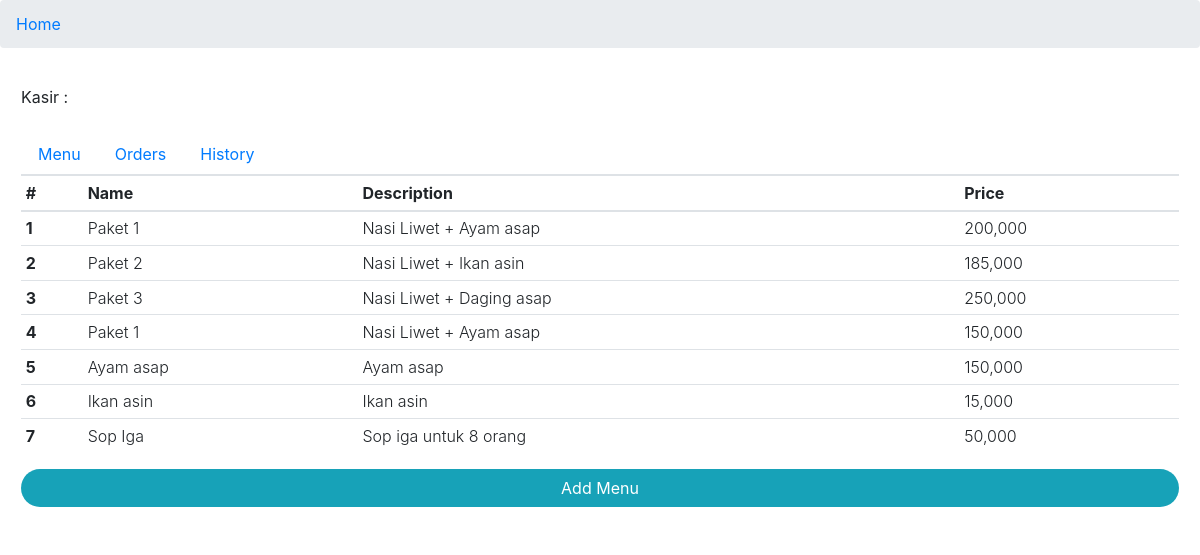
The app's page /, older data.
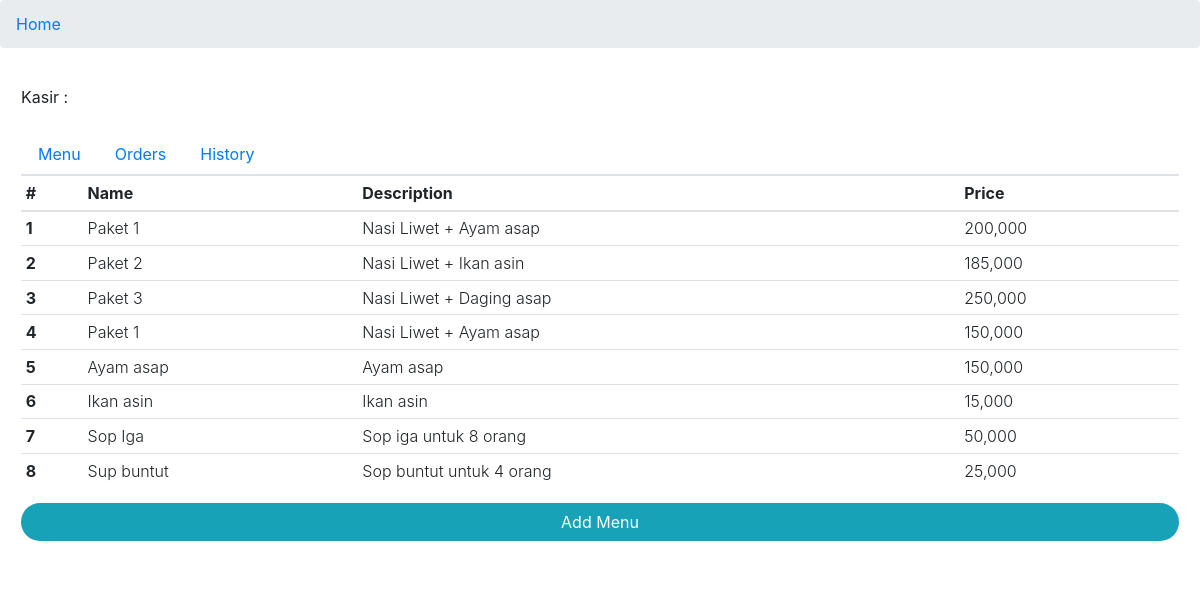
The same page, newer data.
### account/models.py (models this page shows, shortened)
class Menu(models.Model):
    user = models.ForeignKey(User, on_delete=models.CASCADE, related_name='pakets')
    nama = models.CharField(max_length=255)
    deskripsi = models.CharField(max_length=1000)
    harga = models.IntegerField(default=0)
    pub_date = models.DateTimeField(auto_now_add=True)
    class Meta:
        db_table = 'menu'

### account/views.py (the view)
# urls.py: path('', home_view,name='index'),
def home_view(request):
    daftar_menu = Menu.objects.all()
    daftar_penjualan = Penjualan.objects.all().order_by('lunas')
    return render(request, 'account/index.html', {'daftar_menu':daftar_menu,'daftar_penjualan':daftar_penjualan})

### account/templates/account/index.html (shortened to what this page needs)
{% extends 'base.html' %}
{% load humanize %}
{% block container %}
<div class="float-left">Kasir : <strong>{{user.username|upper}}</strong></div>
<br>
<br>
<ul class="nav nav-tabs" id="myTab" role="tablist">
  <li class="nav-item">
    <a class="nav-link " id="home-tab" data-toggle="tab" href="#home" role="tab" aria-controls="home"
      aria-selected="true">Menu</a>
  </li>
  <li class="nav-item">
    <a class="nav-link" id="profile-tab" data-toggle="tab" href="#profile" role="tab" aria-controls="profile"
      aria-selected="false">Orders</a>
  </li>
  <li class="nav-item">
    <a class="nav-link" id="history-tab" data-toggle="tab" href="#history" role="tab" aria-controls="history"
      aria-selected="false">History</a>
  </li>
</ul>
<div class="tab-content" id="myTabContent">
  <div class="tab-pane fade show active" id="home" role="tabpanel" aria-labelledby="home-tab">
    <table class="table table-sm font-weight-light">
      <thead>
        <tr>
          <th>#</th>
          <th>Name</th>
          <th>Description</th>
          <th>Price</th>
        </tr>
      </thead>
      <tbody>
        {% for i in daftar_menu %}
        <tr>
          <th scope="row">{{i.id}}</th>
          <td>{{i.nama|capfirst}}</td>
          <td>{{i.deskripsi|capfirst}}</td>
          <td>{{i.harga|intcomma}}</td>
        </tr>
        {% endfor %}
      </tbody>
    </table>
    <a class="btn badge-pill badge-info btn-block" href="{% url 'account:menu' %}">Add Menu</a>
  </div>
</div>
{% endblock %}

Row changes from the older to the newer data that the page shows:
added Menu: id "8", nama "Sup buntut", deskripsi "Sop buntut untuk 4 orang", harga "25,000"
